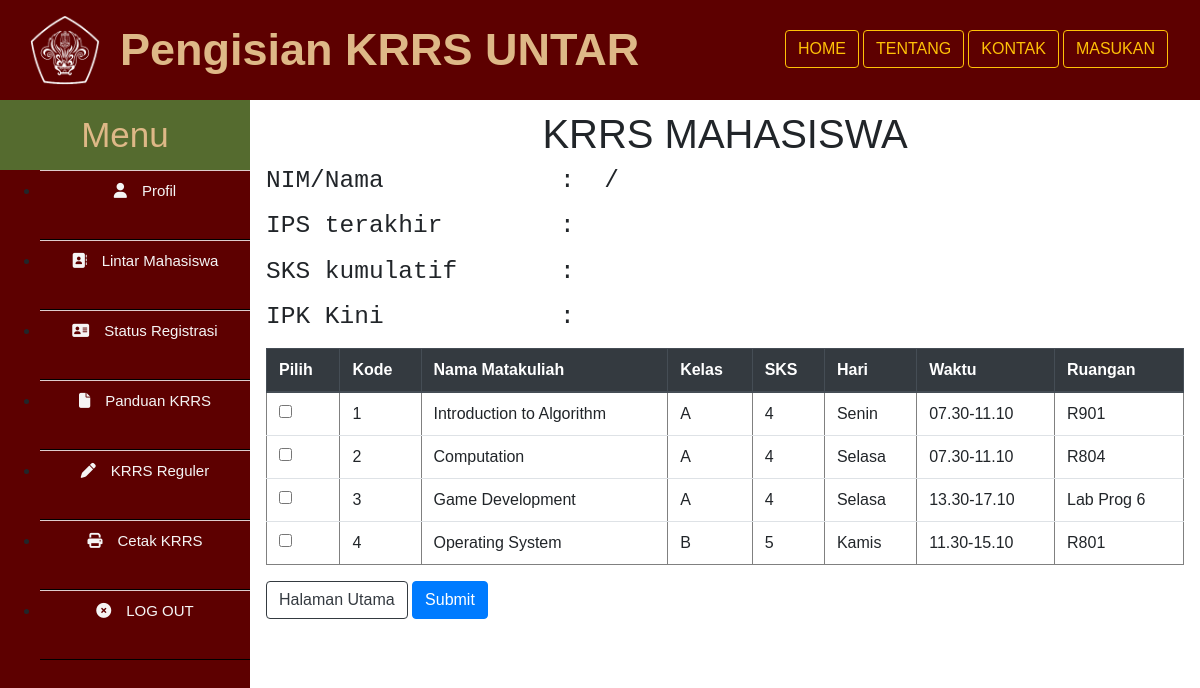
The page /admin/krrs.php on the database its author committed.
### tables this page shows
CREATE TABLE `matkul` (
  `id` int(11) NOT NULL,
  `matakuliah` varchar(255) NOT NULL,
  `kelas` varchar(255) NOT NULL,
  `sks` int(11) NOT NULL,
  `hari` varchar(255) NOT NULL,
  `waktu` varchar(255) NOT NULL,
  `ruangan` varchar(255) NOT NULL
);

### admin/krrs.php (the view, shortened to what this page needs)
<html lang="en">
<head>
  <link rel="stylesheet" href="https://cdn.jsdelivr.net/npm/bootstrap@4.6.2/dist/css/bootstrap.min.css">
  <link rel="stylesheet" href="style2.css">
</head>
<body>
  <nav>
    <img src="/web/assets/un4.png"class="mascot">
    <label class="logo">Pengisian KRRS UNTAR</label>
    <ul class="btn-group mr2">
      <li><a class="btn btn-outline-warning" href="/web/mahasiswa/index.php">Home</a></li>
      <li><a class="btn btn-outline-warning" href="/web/mahasiswa/tentang.html" target="_blank">Tentang</a></li>
      <li><a class="btn btn-outline-warning" href="/web/mahasiswa/kontak.html" target="_blank">Kontak</a></li>
      <li><a class="btn btn-outline-warning" href="/web/mahasiswa/masukkan.html" target="_blank">Masukan</a></li>
    </ul>
  </nav>
  <div class="sidebar">
    <header>Menu</header>
    <ul>
      <li><a href="/web/mahasiswa/profil.php"><i class="fas fa-user"></i>Profil</a></li>
      <li><a href="/web/mahasiswa/lintar.html"><i class="fas fa-address-book"></i>Lintar Mahasiswa</a></li>
      <li><a href="/web/mahasiswa/status.php"><i class="fas fa-address-card"></i>Status Registrasi</a></li>
      <li><a href="/web/mahasiswa/panduan.html"><i class="fas fa-file"></i>Panduan KRRS</a></li>
      <li><a href="/web/mahasiswa/krrs.html"><i class="fas fa-pen"></i>KRRS Reguler</a></li>
      <li><a href="/web/mahasiswa/cetakkrrs.php" target="_blank"><i class="fas fa-print"></i>Cetak KRRS</a></li>
      <li><a href="/web/mahasiswa/logout.html"><i class="fas fa-circle-xmark"></i>LOG OUT</a></li>
    </ul>
  </div>
  <div class="krrs">
    <div class="krrstitle">
        <h1>KRRS MAHASISWA</h1>
    </div>
    <h3><pre class="tab">NIM/Nama            : <span id="nimout"></span> / <span id="namaout"></span></pre></h3>
    <h3><pre class="tab">IPS terakhir        : </pre></h3>
    <h3><pre class="tab">SKS kumulatif       : </pre></h3>
    <h3><pre class="tab">IPK Kini            : </pre></h3>
    <table class="table" border="1px solid black">
    <form id="createform" action="cetakkrrs.php" method="post">
        <thead class="thead-dark">
            <tr>
                <th>Pilih</th>
                <th>Kode</th>
                <th>Nama Matakuliah</th>
                <th>Kelas</th>
                <th>SKS</th>
                <th>Hari</th>
                <th>Waktu</th>
                <th>Ruangan</th>
            </tr>
        </thead>
        <tbody>
        <?php
                include "koneksi.php";
                $ambildata = mysqli_query($koneksi, "SELECT * FROM matkul");
                while($data = mysqli_fetch_array($ambildata)){
		        ?>
		        <tr>
                    <td><input type="checkbox" name="checked[]" class="chkbox" value="<?php echo $data['id']; ?>"></td>
                    <td><?php echo $data['id']; ?></div></td>
                    <td><?php echo $data['matakuliah']; ?></div></td>
                    <td><?php echo $data['kelas']; ?></div></td>
                    <td><?php echo $data['sks']; ?></div></td>
                    <td><?php echo $data['hari']; ?></div></td>
                    <td><?php echo $data['waktu']; ?></div></td>
                    <td><?php echo $data['ruangan']; ?></div></td>
                      <?php } ?>
		        </tr>
    <a class="btn btn-outline-dark" href="index.php">Halaman Utama</a>
    <button type="submit" class="btn btn-primary" name="simpan">Submit</button>
</body>
</html>

### admin/style2.css (style rules this page uses)
body { font-family: sans-serif; }
nav { height: 100px; width: 100%; background:#5D0000; position: fixed; }
label.logo { font-size: 35px; font-weight: bold; color:white; padding: 0 100px; line-height: 80px;; }
nav ul { padding-top: 30px; padding-right: 0px; float: right; margin-right: 30px; }
nav li { position: relative; display : flex; margin: 0 2px; line-height: 80px; }
nav a { color:white; font-size: 18px; text-transform: uppercase; border:1px solid transparent; padding:7px 10px; border-radius:3px; }
label.logo { position: absolute; color: burlywood; font-size: 45px; left: 10%; padding: 10px 55px 0px 0px; font-weight: bold; }
.sidebar { position:fixed; left: 0; height: 100%; width: 250px; top:100px; background: #5D0000; overflow: auto; }
.sidebar header { font-size: 35px; color: burlywood; text-align: center; line-height: 70px; background:darkolivegreen; user-select: none; }
.sidebar ul a { display : block; height: 7%; width:100%; line-height: 40px; font-size: 15px; color:whitesmoke; text-align: center; box-sizing: border-box; border-top: 1px solid rgba(255,255,255,.8); border-bottom : 1px solid black; transition: .5s; }
.sidebar ul a i { margin-right: 15px; }
nav img { padding-left: 30px; padding-top: 15px; width: 100px; }
form { padding-left: 30%; width: 70%; }
.krrs { margin-left: 250px; padding: 110px 16px 0px 16px; height: 1000px; }
.krrstitle { text-align: center; }

### admin/krrs.php (style rules this page uses)
.tab { tab-size: 10; }

### rows shown on the page
matkul: id "1", matakuliah "Introduction to Algorithm", kelas "A", sks "4", hari "Senin", waktu "07.30-11.10", ruangan "R901"
matkul: id "2", matakuliah "Computation", kelas "A", sks "4", hari "Selasa", waktu "07.30-11.10", ruangan "R804"
matkul: id "3", matakuliah "Game Development", kelas "A", sks "4", hari "Selasa", waktu "13.30-17.10", ruangan "Lab Prog 6"
matkul: id "4", matakuliah "Operating System", kelas "B", sks "5", hari "Kamis", waktu "11.30-15.10", ruangan "R801"
